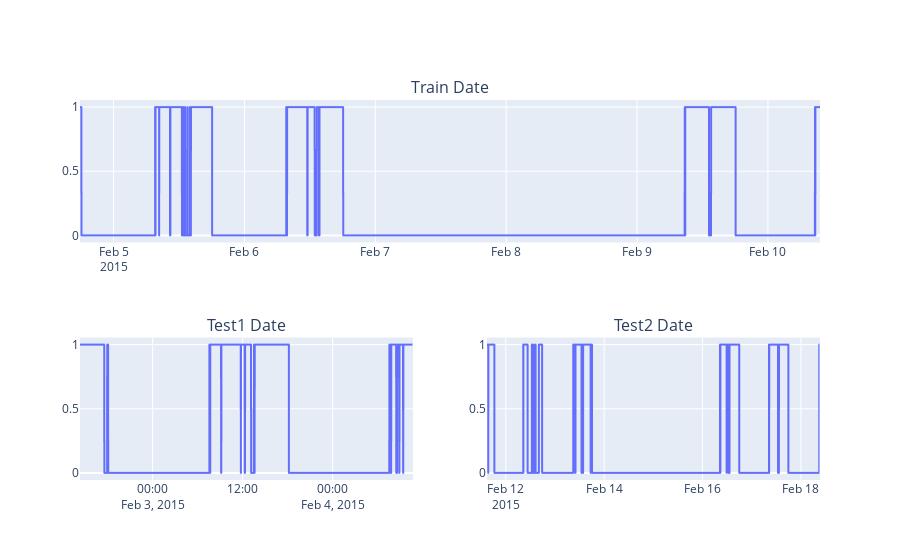

Here is the notebook cell this chart was saved with:
### Markdown cell above
The variable date is not a numeric variable. We going to analyze their behavior to propose a transformation of this variable to a numeric variable.

### Code cell
figures = [ px.line(train_occup, x='date', y="Occupancy",
                 width=800, height=400),
            px.line(test1_occup, x='date', y="Occupancy",
                 width=800, height=400),
            px.line(test2_occup, x='date', y="Occupancy",
                         width=800, height=400) ]

fig = make_subplots(rows=2, cols=2,
                    specs=[[{"colspan": 2}, None],[{}, {}]],
                    subplot_titles=("Train Date","Test1 Date", "Test2 Date"))


fig.append_trace(figures[0]["data"][0], row=1, col=1)
fig.append_trace(figures[1]["data"][0], row=2, col=1)
fig.append_trace(figures[2]["data"][0], row=2, col=2)

fig.show()

### Figure 1 — Plotly figure (JSON) as saved in the notebook; plotly's stock layout.template omitted (floating-point values rounded to 4 significant figures; data arrays with more than 128 entries replaced by an {"elided": "..."} marker saying what was removed)
{"data": [{"hovertemplate": "date=%{x}<br>Occupancy=%{y}<extra></extra>", "legendgroup": "", "line": {"color": "#636efa", "dash": "solid"}, "marker": {"symbol": "circle"}, "mode": "lines", "name": "", "showlegend": false, "type": "scattergl", "x": {"elided": "8143 str values"}, "xaxis": "x", "y": {"elided": "8143 int values"}, "yaxis": "y"}, {"hovertemplate": "date=%{x}<br>Occupancy=%{y}<extra></extra>", "legendgroup": "", "line": {"color": "#636efa", "dash": "solid"}, "marker": {"symbol": "circle"}, "mode": "lines", "name": "", "showlegend": false, "type": "scattergl", "x": {"elided": "2665 str values"}, "xaxis": "x2", "y": {"elided": "2665 int values"}, "yaxis": "y2"}, {"hovertemplate": "date=%{x}<br>Occupancy=%{y}<extra></extra>", "legendgroup": "", "line": {"color": "#636efa", "dash": "solid"}, "marker": {"symbol": "circle"}, "mode": "lines", "name": "", "showlegend": false, "type": "scattergl", "x": {"elided": "9752 str values"}, "xaxis": "x3", "y": {"elided": "9752 int values"}, "yaxis": "y3"}], "layout": {"annotations": [{"font": {"size": 16}, "showarrow": false, "text": "Train Date", "x": 0.5, "xanchor": "center", "xref": "paper", "y": 1, "yanchor": "bottom", "yref": "paper"}, {"font": {"size": 16}, "showarrow": false, "text": "Test1 Date", "x": 0.225, "xanchor": "center", "xref": "paper", "y": 0.375, "yanchor": "bottom", "yref": "paper"}, {"font": {"size": 16}, "showarrow": false, "text": "Test2 Date", "x": 0.775, "xanchor": "center", "xref": "paper", "y": 0.375, "yanchor": "bottom", "yref": "paper"}], "xaxis": {"anchor": "y", "domain": [0, 1]}, "xaxis2": {"anchor": "y2", "domain": [0, 0.45]}, "xaxis3": {"anchor": "y3", "domain": [0.55, 1]}, "yaxis": {"anchor": "x", "domain": [0.625, 1]}, "yaxis2": {"anchor": "x2", "domain": [0, 0.375]}, "yaxis3": {"anchor": "x3", "domain": [0, 0.375]}}}
